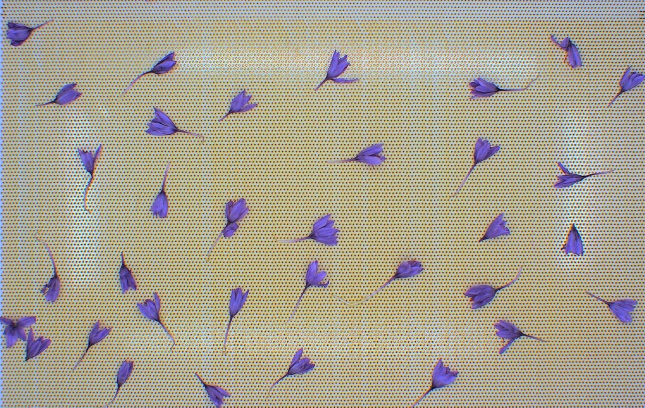
#> input picture HW05/images/img_01.jpg, 1290 x 815 px, found by its file name (shown at 1/2 size)
$ jupyter execute Q1.ipynb   (older library calls are emulated)
#> lines starting #> are read from the running program, lines starting #| are printed output that depends on the picture; long printed decimals are rounded
## HomeWork 5

**Bakhshande 98522157**

## Q1

[cell 1]
import cv2
import numpy as np
import matplotlib.pyplot as plt

### Q1.1

[cell 2]
def denoise_image(image):
    """
    Denoises the input image.
    ----------
    Parameters:
        image (numpy.ndarray): The input image.

    Returns:
        numpy.ndarray: The result denoised image.
    """

    denoised = image.copy()

    f = np.fft.fft2(image)
    fshift = np.fft.fftshift(f)      # for change loc of f(0,0) to center

    magnitude_spectrum = 20 * np.log(np.abs(fshift))
    plt.imshow(magnitude_spectrum, cmap = 'gray')
    plt.title('noisy fft Magnitude Spectrum')
    plt.show()

    x1s = [50, 100, 270, 1020, 1180, 1230]
    x2s = [90, 460, 830, 1210]
    xm = 645
    y1s = [50, 180, 290, 405, 520, 640, 750]
    y2s = [0, 110, 225, 340, 465, 580, 705, 810]
    y3s = [40, 170, 290, 520, 640, 770]
    l = 20

    for y in y1s:
        for x in x1s:
            fshift[y-l:y+l, x-l:x+l] = 0.001

    for y in y2s:
        for x in x2s:
            fshift[y-l:y+l, x-l:x+l] = 0.001

    for y in y3s:
        fshift[y-l:y+l, xm-l:xm+l] = 0.001

    magnitude_spectrum = 20 * np.log(np.abs(fshift))
    print(np.min(magnitude_spectrum))
    plt.imshow(magnitude_spectrum, cmap = 'gray')
    plt.title('denoised fft Magnitude Spectrum')
    plt.show()

    f = np.fft.ifftshift(fshift)
    denoised = np.real(np.fft.ifft2(f))

    return denoised

[cell 3]
path = r'images\img_01.jpg'
image = cv2.imread(path, 0)
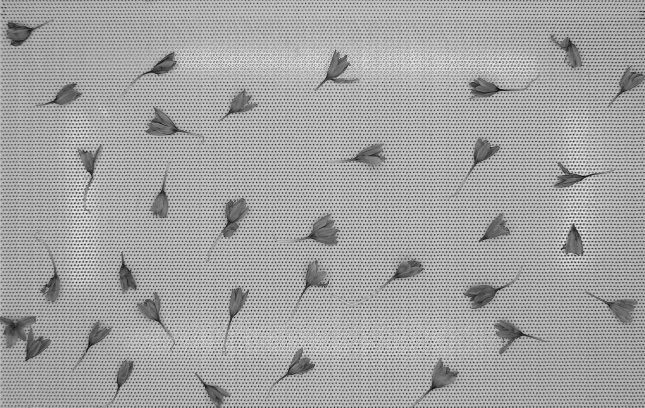
#> image: shape (815, 1290) (shown at 1/2 size); min 0, max 255, mean 163.2
plt.imshow(image, cmap='gray')
plt.title("noisy image")
plt.axis('off')
plt.show()

denoised_image = denoise_image(image)
#> in denoise_image, `magnitude_spectrum = 20 * np.log(np.abs(fshift))`:
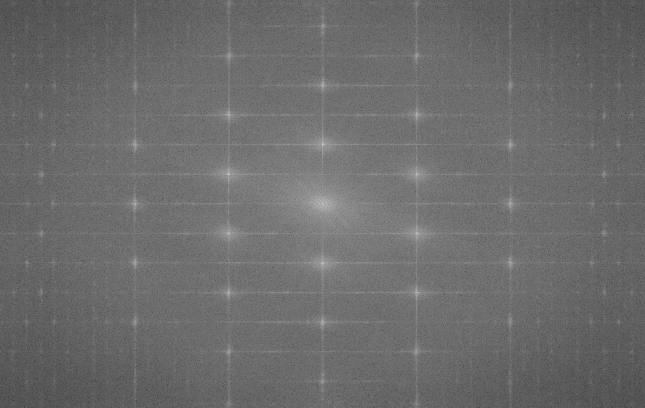
#> magnitude_spectrum: shape (815, 1290) float64 (shown at 1/2 size); min 27.02, max 379.2, mean 176; drawn with min black and max white
#> in denoise_image, `magnitude_spectrum = 20 * np.log(np.abs(fshift))`:
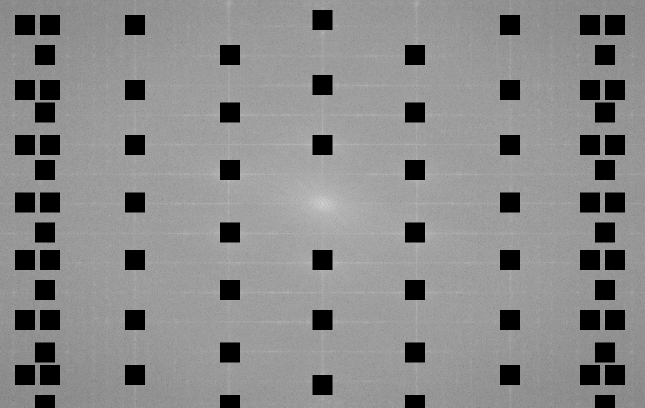
#> magnitude_spectrum: shape (815, 1290) float64 (shown at 1/2 size); min -138.2, max 379.2, mean 140.4; drawn with min black and max white
#| -138.155
#> in denoise_image, `denoised = np.real(np.fft.ifft2(f))`:
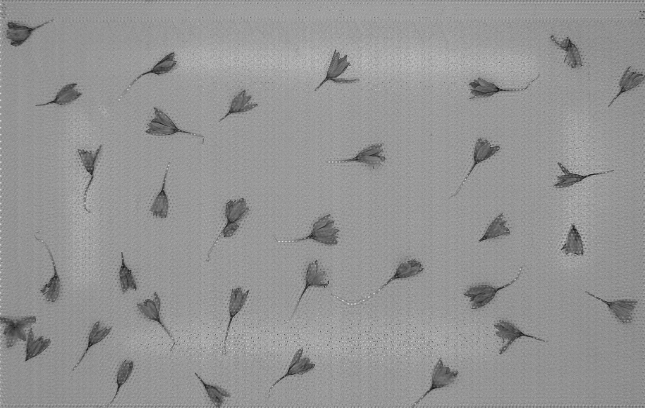
#> denoised: shape (815, 1290) float64 (shown at 1/2 size); min -23.05, max 296.2, mean 163.2; drawn with min black and max white
plt.imshow(denoised_image, cmap='gray')
plt.title("denoised image")
plt.axis('off')
plt.show()

### Q1.2

[cell 4]
edges = cv2.Canny(np.uint8(denoised_image),100, 500)
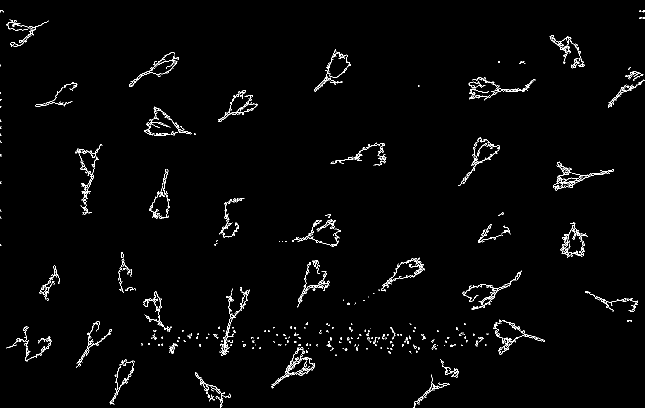
#> edges: shape (815, 1290) (shown at 1/2 size); 1.7% white in thin lines or dots
plt.title('canny edge detector')
plt.imshow(edges, cmap='gray')
plt.axis('off')

[cell 5]
smoothed = cv2.medianBlur(np.uint8(denoised_image), 5)
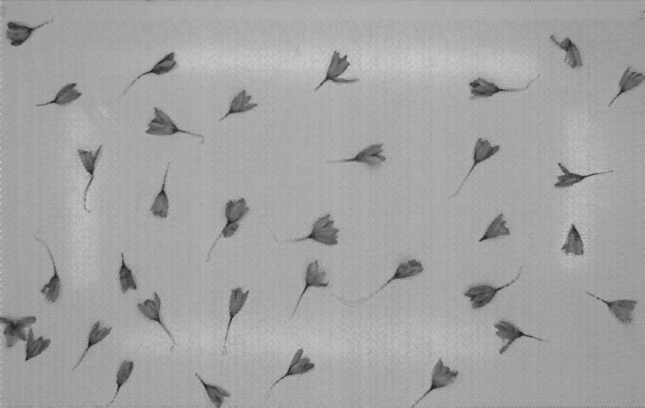
#> smoothed: shape (815, 1290) (shown at 1/2 size); min 25, max 211, mean 163
plt.imshow(smoothed, cmap='gray')
plt.title('median filter')
plt.axis('off')

[cell 6]
edges = cv2.Canny(np.uint8(smoothed),35,120)
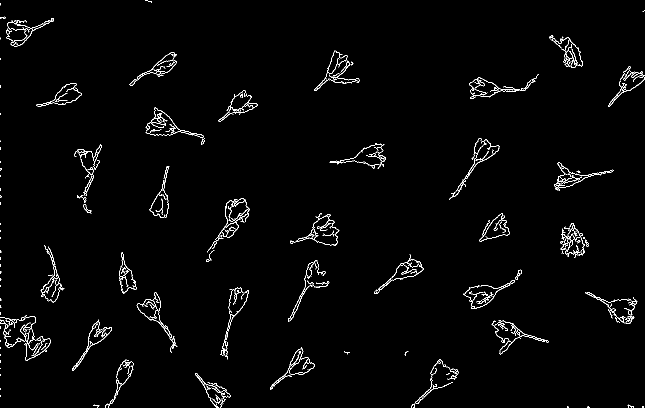
#> edges: shape (815, 1290) (shown at 1/2 size); 1.7% white in thin lines or dots
plt.title('canny edge detector')
plt.imshow(edges, cmap='gray')
plt.axis('off')

### Q1.3

[cell 7]
sobel2D = cv2.Sobel(src=smoothed, ddepth=-1, dx=1, dy=1, ksize=5)
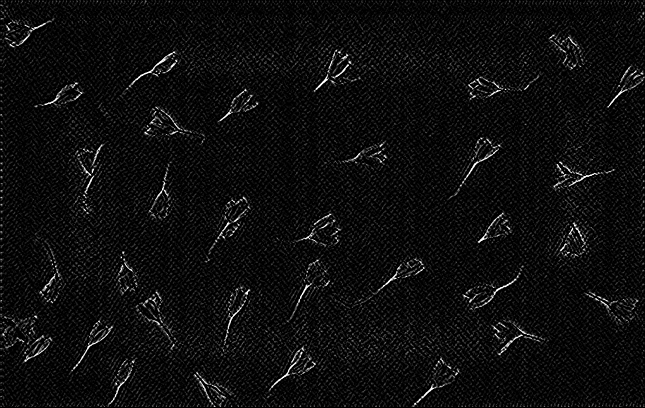
#> sobel2D: shape (815, 1290) (shown at 1/2 size); min 0, max 255, mean 13.9
plt.imshow(sobel2D, cmap='gray')
plt.title('gradiants')
plt.axis('off')

[cell 8]
Xsobel = cv2.Sobel(src=smoothed, ddepth=cv2.CV_64F, dx=1, dy=0, ksize=5)
Ysobel = cv2.Sobel(src=smoothed, ddepth=cv2.CV_64F, dx=0, dy=1, ksize=5)
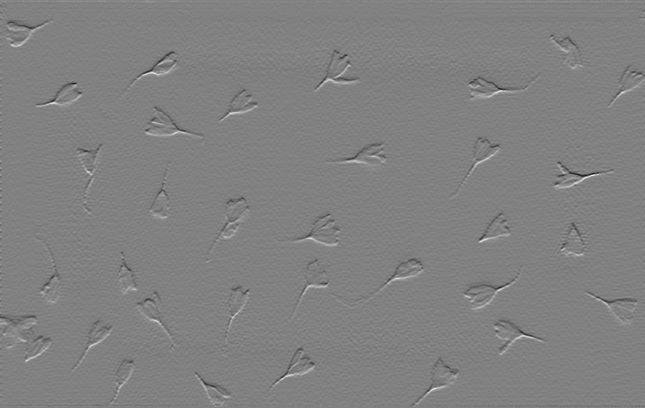
#> Ysobel: shape (815, 1290) float64 (shown at 1/2 size); min -5296, max 5176, mean -0.5; drawn with min black and max white

plt.subplot(1, 2, 1)
plt.imshow(Xsobel, cmap='gray')
plt.title('X gradiant')
plt.axis('off')

plt.subplot(1, 2, 2)
plt.imshow(Ysobel, cmap='gray')
plt.title('Y gradiant')
plt.axis('off')

[cell 9]
atan = np.arctan2(Ysobel , Xsobel)
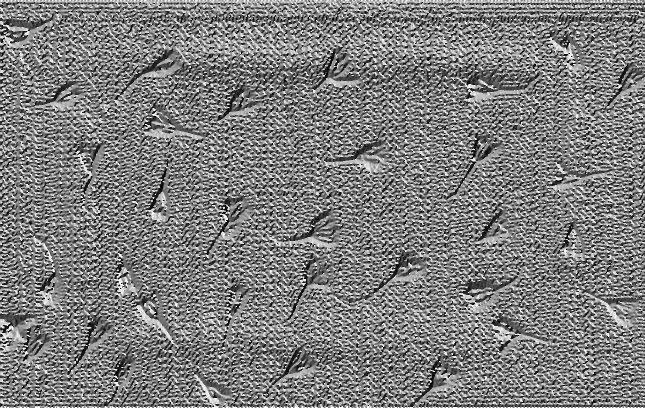
#> atan: shape (815, 1290) float64 (shown at 1/2 size); min -3.14, max 3.14, mean -0.021; drawn with min black and max white
degree = atan * 180 / np.pi

print("gradiants' orientations:\n" , degree[500:505, 500:505])
#| gradiants' orientations:
#|  [[ -55.268   -56.868   -72.242  -81.431  -91.909]
#|  [ -64.470  -56.004  -69.934   -74.476    -65.726]
#|  [-149.621  -56.427  -63.122  -57.095  -35.647]
#|  [ 151.750  -98.130  -44.132  -32.816  -22.249]
#|  [ 157.999  154.093    -31.504  -34.249  -36.369]]
plt.imshow(atan, cmap='gray')
plt.title('gradiants degree')
# plt.axis('off')
